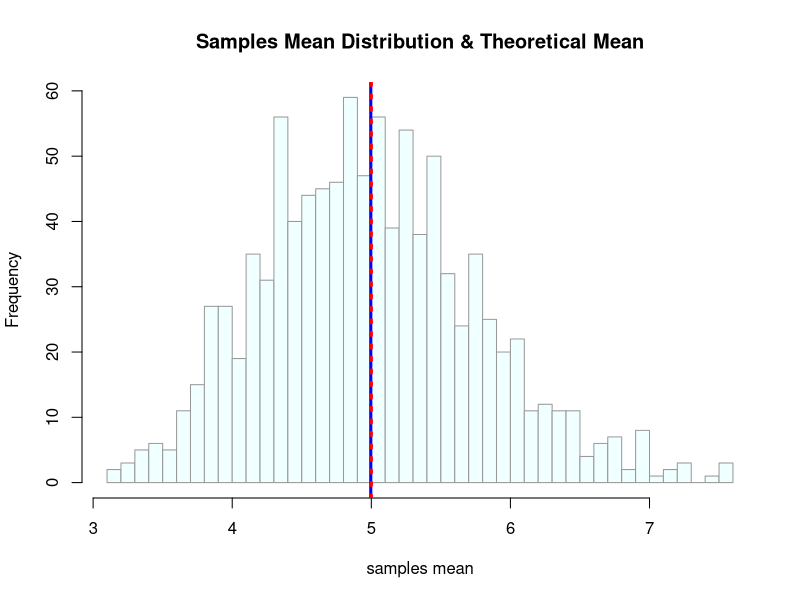
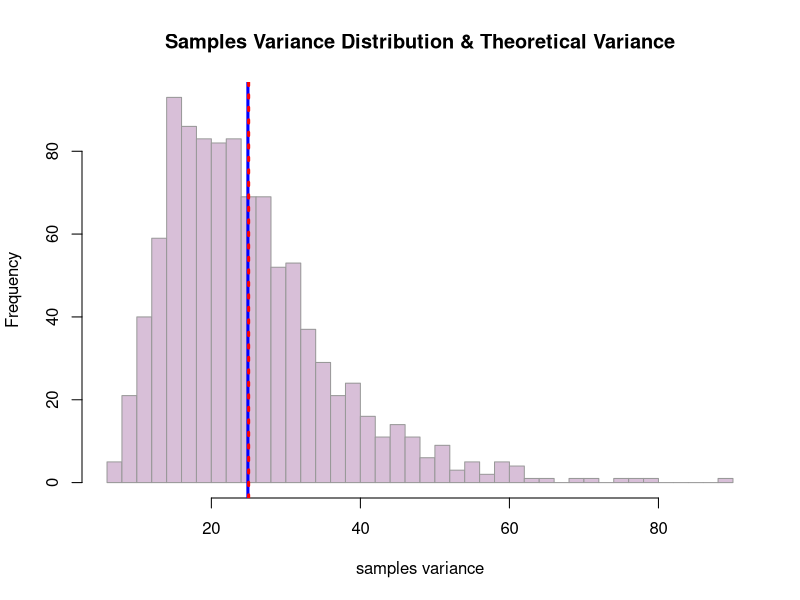
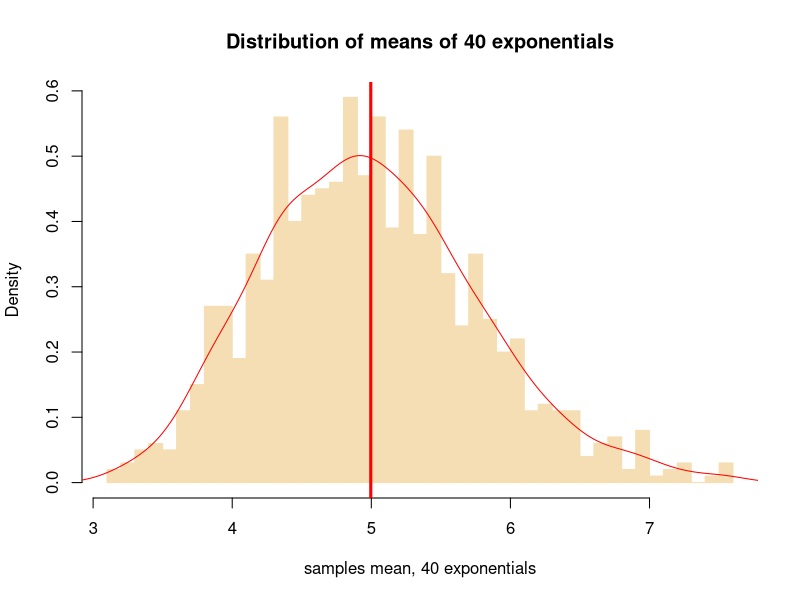
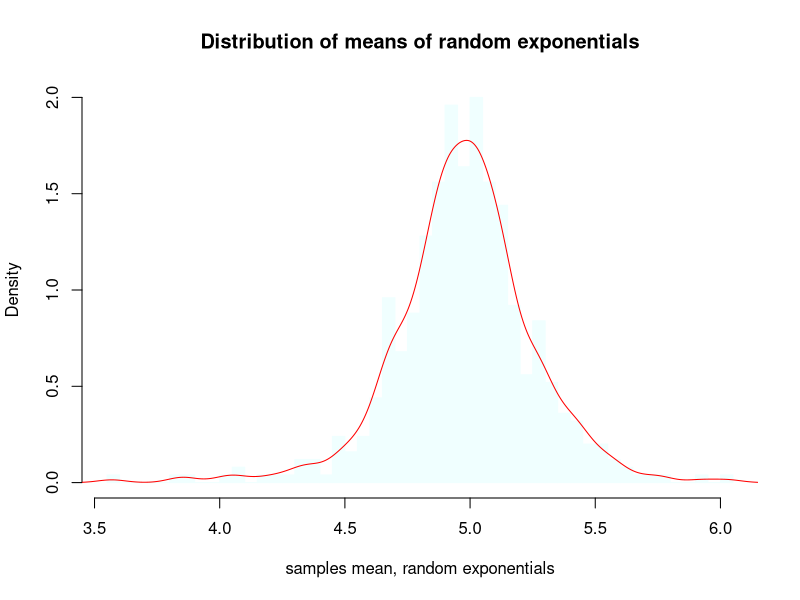

These figures' R source, in order:
## ---- chunk 1
#Setting lambda = 0.2 for all of the simulations
lambda <- 0.2
#calculate the mean, the standard deviation and the variance of each exponential distribution
mean<- 1/lambda ; std<- 1/lambda ; var= std^2 ; n<-40
#running 1000 simulations of exponential distributions, all with lambda=0.2, n=40 .For each one of these, I am calculating each mean (mean(rexp(n, lambda)) and saving it to a table "mns"
ens<- NULL; sens<- NULL; mns<-NULL ; vns<- NULL
for (i in 1 : 1000) {
#run simulation of exponential & add to the estimates table
dist<- rexp(n, lambda) ; ens<-c(ens, dist)
#means  & variances of 1000 simulated distributions, aka mns and vns
mns <- c(mns, mean(dist)); vns <- c(vns, sd(dist)^2 ) }
sample_mean <- mean(mns) ; sample_var<- mean(vns)
## ---- chunk 2
#plot the distribution of sample mean
hist(mns, breaks= 40, main="Samples Mean Distribution & Theoretical Mean", xlab="samples mean", col= "azure", border="gray60")
#plot the sample mean in blue
abline(v=sample_mean, col= "blue", lty=1, lwd= 3)
#plot the theoretical mean, in red
abline(v=mean, col= "red", lty=3, lwd= 3)
## ---- chunk 3
#distribution of sample variance is plotted in a histogram
hist(vns, breaks= 40,main="Samples Variance Distribution & Theoretical Variance", xlab="samples variance", col= "thistle", border="gray60")
#the sample variance is added with a blue line
abline(v=sample_var, col= "blue", lty=1, lwd= 3)
#the theoretical variance is added with a red line
abline(v=var, col= "red", lty=3, lwd= 3)
## ---- chunk 4
dh<- hist(mns, main="Distribution of means of 40 exponentials", col="wheat", border="wheat", breaks=40, prob=TRUE, xlab="samples mean, 40 exponentials")
abline(v=mean(mns), col="red", lwd= 3) ; abline(v=sd(mns), col="violet", lty=2, lwd= 1)
abline(v=-sd(mns), col="violet", lty=2, lwd= 1)
#add the histogram linear envelope
lines (density(mns), col="red")
## ---- chunk 5
rens<- NULL; rsens<- NULL; rmns<-NULL ; rvns<- NULL
#generate random number of exponentials
n_rdm<- sample(30:1000, 500)
for (i in 1 : 500){
rdist<- rexp(n_rdm[i], lambda) ; rens<-c(rens, rdist)
rmns <- c(rmns, mean(rdist)); rvns <- c(rvns, sd(rdist)^2 ) }
rdh<- hist(rmns, main="Distribution of means of random exponentials", col="azure",xlab="samples mean, random exponentials", border="azure", breaks=40, prob=TRUE)
lines (density(rmns), col="red")
